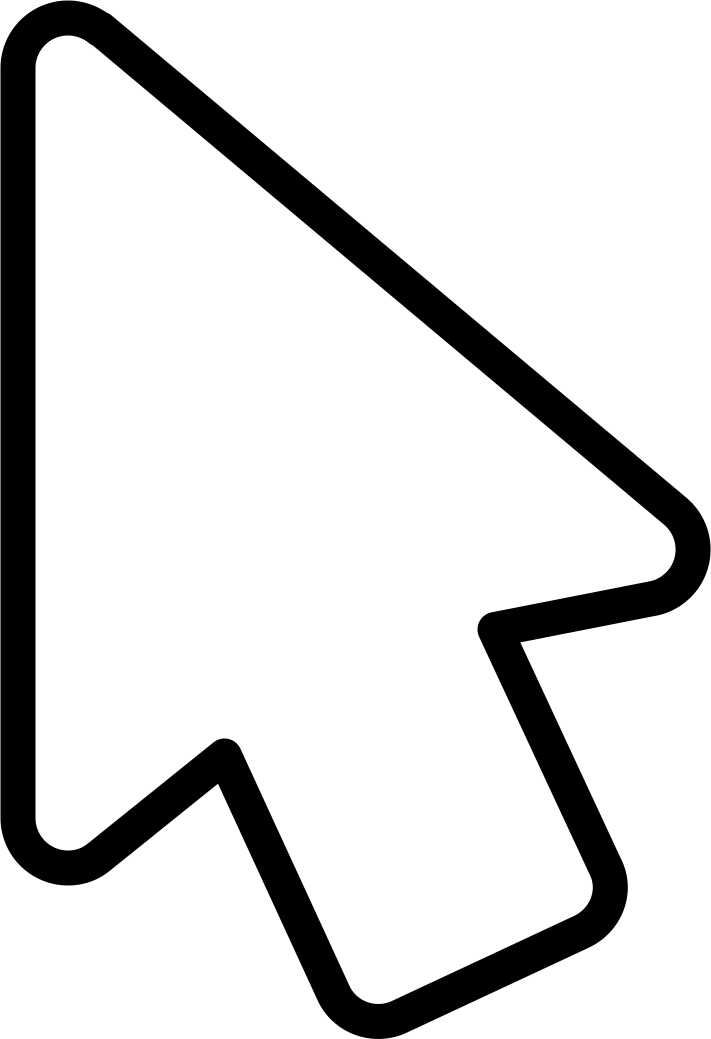
#> input picture packaging/cursor.png, 711 x 1039 px
$ python gen_icon.py cursor.png
#> lines starting #> are read from the running program, lines starting #| are printed output that depends on the picture
"""Render PNG fallbacks of the app icon (for launchers that don't read SVG).

Matches icon.svg: a solid Claude-orange rounded square with a free cursor icon
(Material Design Icons "cursor-default", Apache-2.0) composited in the middle.
The cursor is pre-rasterised (white fill + black border) as cursor.png next to
this script, so this stays Pillow-only at build time.

Centering metric: the cursor is a diagonal arrow whose mass sits toward the
upper-left. Bounding-box centering looks left-heavy (dead space on the right);
the alpha-weighted centroid (visual center of mass) over-corrects and looks
right-heavy. The optical sweet spot is between the two, so we anchor on a blend
of bbox-center and centroid. Usage: gen_icon.py <hicolor_dir>
"""
import os
import sys

from PIL import Image, ImageDraw

ORANGE = (217, 119, 87, 255)   # Claude orange (#D97757)
HERE = os.path.dirname(os.path.abspath(__file__))
CURSOR_PNG = os.path.join(HERE, "cursor.png")
TARGET_H = 270                 # cursor height within the 512 canvas (~56% of the square)
BLEND = 0.5                    # anchor = lerp(bbox-center, centroid); 0=bbox, 1=centroid

_cursor = None                 # (image, centroid_x, centroid_y) cache


def _cursor_src():
    global _cursor
    if _cursor is None:
        im = Image.open(CURSOR_PNG).convert("RGBA")
        a = im.split()[3].load()
        w, h = im.size
        sx = sy = sw = 0.0
        for y in range(h):
            for x in range(w):
                p = a[x, y]
                if p:
                    sx += x * p; sy += y * p; sw += p
        _cursor = (im, sx / sw, sy / sw)
    return _cursor


def draw(size):
    S = 512
    im = Image.new("RGBA", (S, S), (0, 0, 0, 0))
    ImageDraw.Draw(im).rounded_rectangle([16, 16, 496, 496], radius=112, fill=ORANGE)
    src, cx, cy = _cursor_src()
    s = TARGET_H / src.height
    cur = src.resize((round(src.width * s), TARGET_H), Image.LANCZOS)
    # anchor = blend of bbox-center (src.w/2, src.h/2) and centroid (cx, cy)
    ax = src.width / 2 + BLEND * (cx - src.width / 2)
    ay = src.height / 2 + BLEND * (cy - src.height / 2)
    im.alpha_composite(cur, (round(S / 2 - ax * s), round(S / 2 - ay * s)))
    if size != S:
        im = im.resize((size, size), Image.LANCZOS)
    return im


def main():
    base = sys.argv[1]
    for size in (48, 128, 256, 512):
        out = os.path.join(base, f"{size}x{size}", "apps")
        os.makedirs(out, exist_ok=True)
        draw(size).save(os.path.join(out, "ccdp.png"))
#> in draw, `im = Image.new("RGBA", (S, S), (0, 0, 0, 0))`: im: PIL image 512x512 RGBA; every value is 0
#> in draw, `ImageDraw.Draw(im).rounded_rectangle([16, 16, 496, 496], radius=112, f..`:
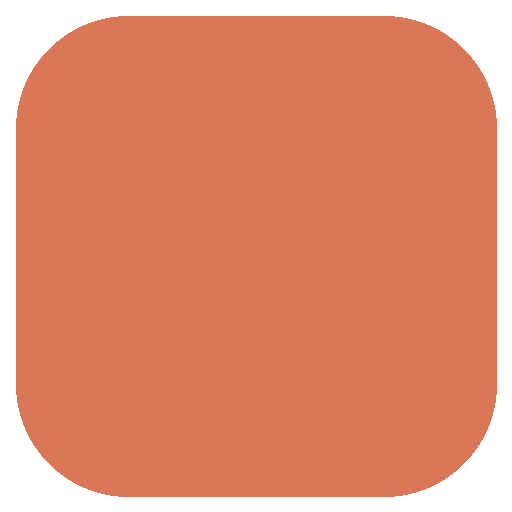
#> im: PIL image 512x512 RGBA; mean R, G, B, A 182.5, 100.1, 73.2, 214.5; transparent parts drawn white
#> in _cursor_src, im is the input picture: PIL image 711x1039 RGBA; mean R, G, B, A 121.4, 121.4, 121.4, 158
#> after the loop in _cursor_src, `for y in range(h):`: sw = 116751107; sx = 3.4e+10; sy = 6.37e+10
#> in draw, `src, cx, cy = _cursor_src()`: cx = 290.8; cy = 545.8
#> in draw, `cur = src.resize((round(src.width * s), TARGET_H), Image.LANCZOS)`:
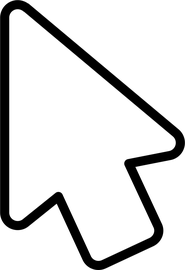
#> cur: PIL image 185x270 RGBA; mean R, G, B, A 121.4, 121.4, 121.4, 158.1; transparent parts drawn white
#> in draw, `ax = src.width / 2 + BLEND * (cx - src.width / 2)`: ax = 323.2
#> in draw, `ay = src.height / 2 + BLEND * (cy - src.height / 2)`: ay = 532.6
#> in draw, `im.alpha_composite(cur, (round(S / 2 - ax * s), round(S / 2 - ay * s)))`:
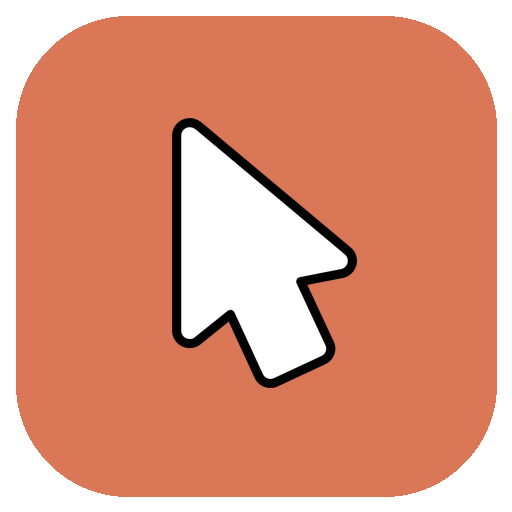
#> im: PIL image 512x512 RGBA; mean R, G, B, A 180, 109.2, 86, 214.5; transparent parts drawn white
#> in draw, `im = im.resize((size, size), Image.LANCZOS)`:
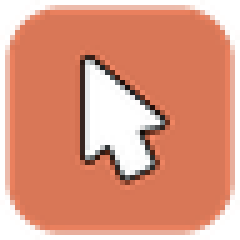
#> im: PIL image 48x48 RGBA (shown 5 times larger); mean R, G, B, A 193, 116, 90.5, 214.2; transparent parts drawn white
    print("icons written under", base)


if __name__ == "__main__":
    main()
